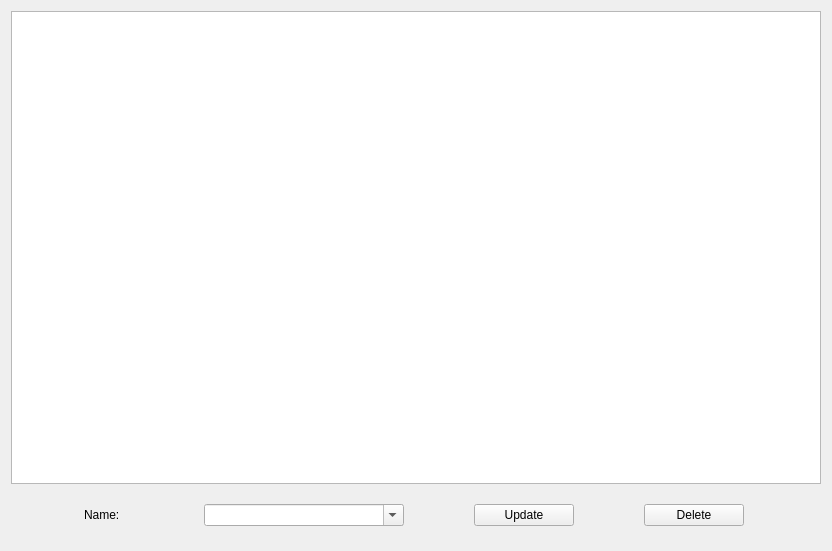
<?xml version="1.0" encoding="UTF-8"?>
<ui version="4.0">
 <class>PersonWidget</class>
 <widget class="QWidget" name="PersonWidget">
  <property name="geometry">
   <rect>
    <x>0</x>
    <y>0</y>
    <width>832</width>
    <height>551</height>
   </rect>
  </property>
  <property name="windowTitle">
   <string>Faces</string>
  </property>
  <layout class="QVBoxLayout" name="verticalLayout">
   <item>
    <widget class="QListWidget" name="person_list">
     <property name="maximumSize">
      <size>
       <width>16777215</width>
       <height>16777215</height>
      </size>
     </property>
     <property name="iconSize">
      <size>
       <width>50</width>
       <height>50</height>
      </size>
     </property>
     <property name="viewMode">
      <enum>QListView::IconMode</enum>
     </property>
    </widget>
   </item>
   <item>
    <widget class="QFrame" name="frame">
     <property name="minimumSize">
      <size>
       <width>0</width>
       <height>50</height>
      </size>
     </property>
     <property name="maximumSize">
      <size>
       <width>16777215</width>
       <height>50</height>
      </size>
     </property>
     <property name="frameShape">
      <enum>QFrame::NoFrame</enum>
     </property>
     <property name="frameShadow">
      <enum>QFrame::Raised</enum>
     </property>
     <layout class="QHBoxLayout" name="horizontalLayout">
      <item>
       <widget class="QLabel" name="label">
        <property name="maximumSize">
         <size>
          <width>50</width>
          <height>16777215</height>
         </size>
        </property>
        <property name="text">
         <string>Name:</string>
        </property>
        <property name="wordWrap">
         <bool>false</bool>
        </property>
       </widget>
      </item>
      <item>
       <widget class="QComboBox" name="name_cb">
        <property name="maximumSize">
         <size>
          <width>200</width>
          <height>16777215</height>
         </size>
        </property>
        <property name="editable">
         <bool>true</bool>
        </property>
       </widget>
      </item>
      <item>
       <widget class="QPushButton" name="update_btn">
        <property name="maximumSize">
         <size>
          <width>100</width>
          <height>16777215</height>
         </size>
        </property>
        <property name="text">
         <string>Update</string>
        </property>
       </widget>
      </item>
      <item>
       <widget class="QPushButton" name="delete_btn">
        <property name="maximumSize">
         <size>
          <width>100</width>
          <height>16777215</height>
         </size>
        </property>
        <property name="text">
         <string>Delete</string>
        </property>
       </widget>
      </item>
     </layout>
    </widget>
   </item>
  </layout>
 </widget>
 <resources/>
 <connections/>
</ui>
